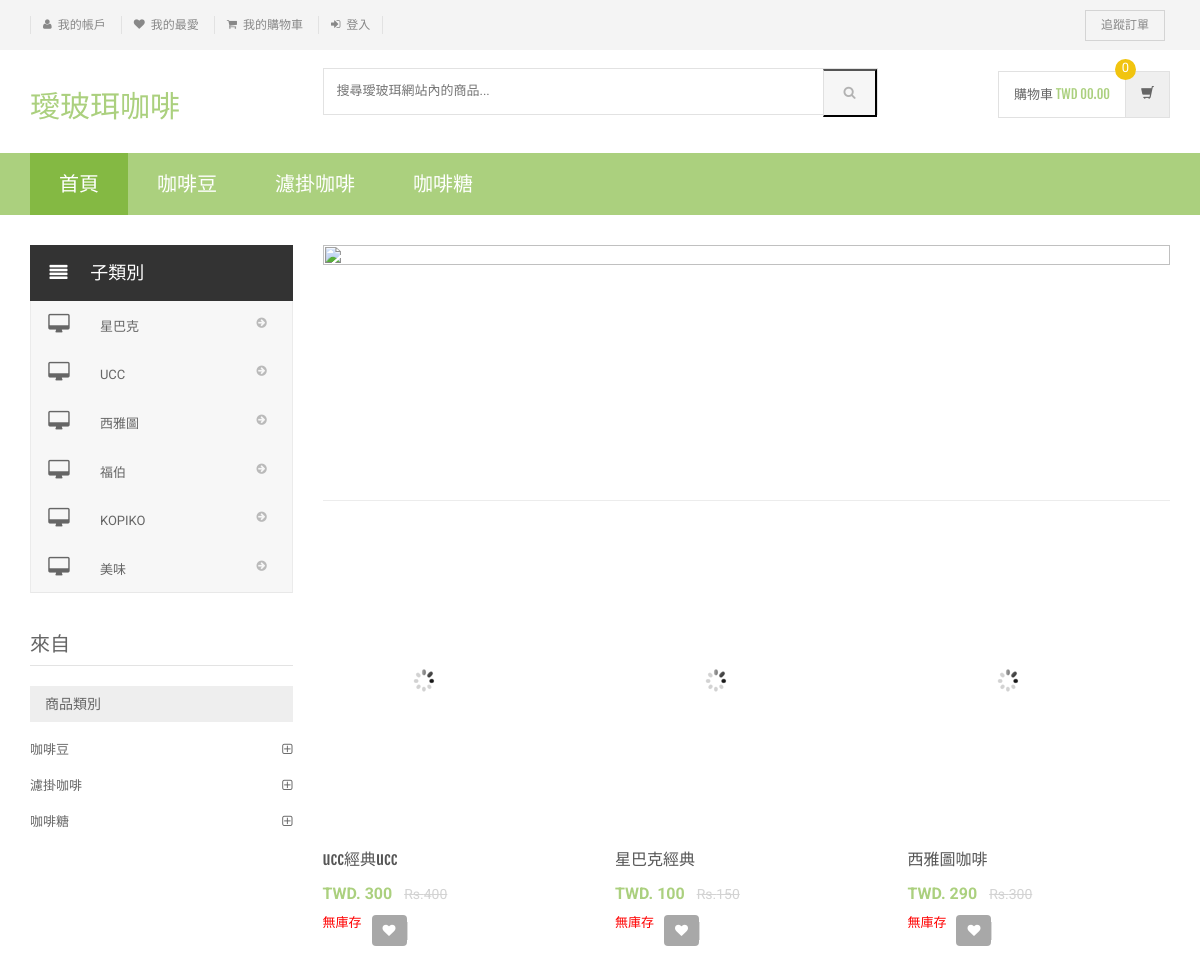
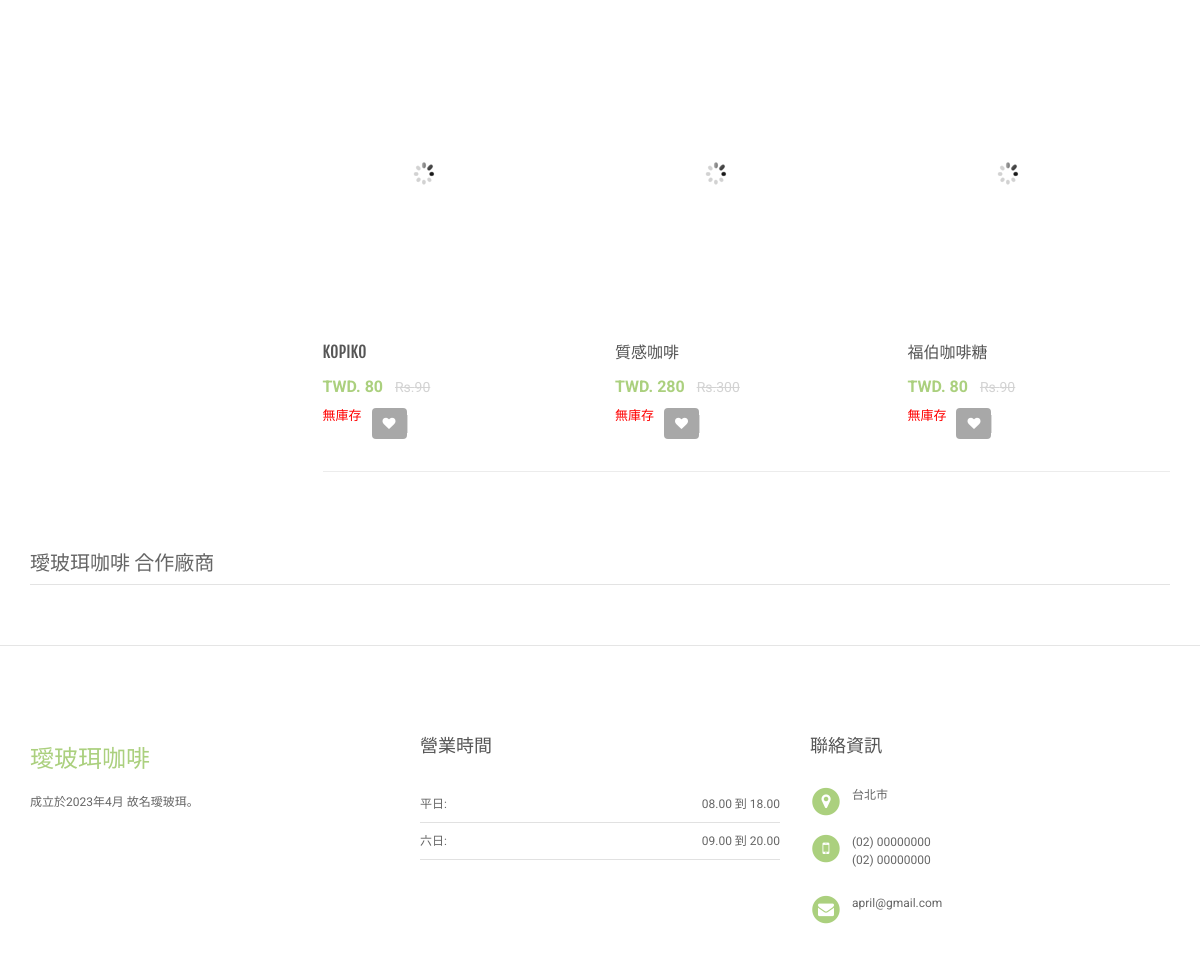
/shopping/search-result.php, run on the app's committed database (2 pictures, top to bottom).
### tables this page shows
CREATE TABLE `category` (
  `id` int(11) NOT NULL,
  `categoryName` varchar(255) DEFAULT NULL,
  `categoryDescription` longtext DEFAULT NULL,
  `creationDate` timestamp NOT NULL DEFAULT current_timestamp(),
  `updationDate` varchar(255) DEFAULT NULL
);

CREATE TABLE `subcategory` (
  `id` int(11) NOT NULL,
  `categoryid` int(11) DEFAULT NULL,
  `subcategory` varchar(255) DEFAULT NULL,
  `creationDate` timestamp NULL DEFAULT current_timestamp(),
  `updationDate` varchar(255) DEFAULT NULL
);

CREATE TABLE `products` (
  `id` int(11) NOT NULL,
  `category` int(11) NOT NULL,
  `subCategory` int(11) DEFAULT NULL,
  `productName` varchar(255) DEFAULT NULL,
  `productCompany` varchar(255) DEFAULT NULL,
  `productPrice` int(11) DEFAULT NULL,
  `productPriceBeforeDiscount` int(11) DEFAULT NULL,
  `productDescription` longtext DEFAULT NULL,
  `productImage1` varchar(255) DEFAULT NULL,
  `productImage2` varchar(255) DEFAULT NULL,
  `productImage3` varchar(255) DEFAULT NULL,
  `shippingCharge` int(11) DEFAULT NULL,
  `productAvailability` varchar(255) DEFAULT NULL,
  `postingDate` timestamp NULL DEFAULT current_timestamp(),
  `updationDate` varchar(255) DEFAULT NULL
);

### shopping/search-result.php (the view, shortened to what this page needs)
<?php
include('includes/config.php');
$find="%{$_POST['product']}%";
?>
<!DOCTYPE html>
<html lang="en">
	<head>
	    <link rel="stylesheet" href="assets/css/bootstrap.min.css">
	    <link rel="stylesheet" href="assets/css/main.css">
	    <link rel="stylesheet" href="assets/css/green.css">
	    <link rel="stylesheet" href="assets/css/owl.carousel.css">
		<link rel="stylesheet" href="assets/css/owl.transitions.css">
		<link href="assets/css/lightbox.css" rel="stylesheet">
		<link rel="stylesheet" href="assets/css/animate.min.css">
		<link rel="stylesheet" href="assets/css/rateit.css">
		<link rel="stylesheet" href="assets/css/bootstrap-select.min.css">
		<link rel="stylesheet" href="assets/css/config.css">
		<link href="assets/css/green.css" rel="alternate stylesheet" title="Green color">
		<link href="assets/css/blue.css" rel="alternate stylesheet" title="Blue color">
		<link href="assets/css/red.css" rel="alternate stylesheet" title="Red color">
		<link href="assets/css/orange.css" rel="alternate stylesheet" title="Orange color">
		<link href="assets/css/dark-green.css" rel="alternate stylesheet" title="Darkgreen color">
		<link rel="stylesheet" href="assets/css/font-awesome.min.css">
	</head>
    <body class="cnt-home">
<header class="header-style-1">
<?php include('includes/top-header.php');?>
<?php include('includes/main-header.php');?>
<?php include('includes/menu-bar.php');?>
</header>
<div class="body-content outer-top-xs">
	<div class='container'>
		<div class='row outer-bottom-sm'>
			<div class='col-md-3 sidebar'>
<div class="side-menu animate-dropdown outer-bottom-xs">
<div class="side-menu animate-dropdown outer-bottom-xs">
    <div class="head"><i class="icon fa fa-align-justify fa-fw"></i>子類別</div>
    <nav class="yamm megamenu-horizontal" role="navigation">
        <ul class="nav">
            <li class="dropdown menu-item">
              <?php $sql=mysqli_query($con,"select id,subcategory  from subcategory");
while($row=mysqli_fetch_array($sql))
{
    ?>
                <a href="sub-category.php?scid=<?php echo $row['id'];?>" class="dropdown-toggle"><i class="icon fa fa-desktop fa-fw"></i>
                <?php echo $row['subcategory'];?></a>
                <?php }?>
</li>
</ul>
    </nav>
</div>
</div>
	            <div class="sidebar-module-container">
	            	<h3 class="section-title">來自</h3>
	            	<div class="sidebar-filter">
<div class="sidebar-widget wow fadeInUp outer-bottom-xs ">
	<div class="widget-header m-t-20">
		<h4 class="widget-title">商品類別</h4>
	</div>
	<div class="sidebar-widget-body m-t-10">
	         <?php $sql=mysqli_query($con,"select id,categoryName  from category");
while($row=mysqli_fetch_array($sql))
{
    ?>
		<div class="accordion">
	    	<div class="accordion-group">
	            <div class="accordion-heading">
	                <a href="category.php?cid=<?php echo $row['id'];?>"  class="accordion-toggle collapsed">
	                   <?php echo $row['categoryName'];?>
	                </a>
	            </div>
	        </div>
	    </div>
	    <?php } ?>
	</div>
</div>
	            	</div>
	            </div>
            </div>
			<div class='col-md-9'>
	<div id="category" class="category-carousel hidden-xs">
		<div class="item">
			<div class="image">
				<img src="assets/images/banners/cat-banner-3.jpg" alt="" class="img-responsive">
			</div>
		</div>
</div>
				<div class="search-result-container">
					<div id="myTabContent" class="tab-content">
						<div class="tab-pane active " id="grid-container">
							<div class="category-product  inner-top-vs">
								<div class="row">
			<?php
$ret=mysqli_query($con,"select * from products where productName like '$find'");
$num=mysqli_num_rows($ret);
if($num>0)
{
while ($row=mysqli_fetch_array($ret))
{?>
		<div class="col-sm-6 col-md-4 wow fadeInUp">
			<div class="products">
	<div class="product">
		<div class="product-image">
			<div class="image">
				<a href="product-details.php?pid=<?php echo htmlentities($row['id']);?>"><img  src="assets/images/blank.gif" data-echo="admin/productimages/<?php echo htmlentities($row['id']);?>/<?php echo htmlentities($row['productImage1']);?>" alt="" width="200" height="300"></a>
			</div>
		</div>
		<div class="product-info text-left">
			<h3 class="name"><a href="product-details.php?pid=<?php echo htmlentities($row['id']);?>"><?php echo htmlentities($row['productName']);?></a></h3>
			<div class="product-price">
				<span class="price">
					TWD. <?php echo htmlentities($row['productPrice']);?>			</span>
										     <span class="price-before-discount">Rs.<?php echo htmlentities($row['productPriceBeforeDiscount']);?></span>
			</div>
		</div>
					<div class="cart clearfix animate-effect">
				<div class="action">
					<ul class="list-unstyled">
						<li class="add-cart-button btn-group">
					<?php if($row['productAvailability']=='In Stock'){?>
										<button class="btn btn-primary icon" data-toggle="dropdown" type="button">
								<i class="fa fa-shopping-cart"></i>
							</button>
							<a href="category.php?page=product&action=add&id=<?php echo $row['id']; ?>">
							<button class="btn btn-primary" type="button">加入購物車</button></a>
								<?php } else {?>
							<div class="action" style="color:red">無庫存</div>
					<?php } ?>
						</li>
		                <li class="lnk wishlist">
							<a class="add-to-cart" href="category.php?pid=<?php echo htmlentities($row['id'])?>&&action=wishlist" title="Wishlist">
								 <i class="icon fa fa-heart"></i>
							</a>
						</li>
					</ul>
				</div>
			</div>
			</div>
			</div>
		</div>
	  <?php } } else {?>
		<div class="col-sm-6 col-md-4 wow fadeInUp"> <h3>未找到商品</h3>
		</div>
<?php } ?>
										</div>
							</div>
						</div>
				</div>
			</div>
		</div></div>
		<?php include('includes/brands-slider.php');?>
</div>
</div>
<?php include('includes/footer.php');?>
</body>
</html>

### shopping/includes/menu-bar.php (shortened to what this page needs)
<div class="header-nav animate-dropdown">
    <div class="container">
        <div class="yamm navbar navbar-default" role="navigation">
            <div class="nav-bg-class">
                <div class="navbar-collapse collapse" id="mc-horizontal-menu-collapse">
	<div class="nav-outer">
		<ul class="nav navbar-nav">
			<li class="active dropdown yamm-fw">
				<a href="index.php" data-hover="dropdown" class="dropdown-toggle">首頁</a>
			</li>
              <?php $sql=mysqli_query($con,"select id,categoryName  from category limit 6");
while($row=mysqli_fetch_array($sql))
{
    ?>
			<li class="dropdown yamm">
				<a href="category.php?cid=<?php echo $row['id'];?>"> <?php echo $row['categoryName'];?></a>
			</li>
			<?php } ?>
		</ul>
		<div class="clearfix"></div>
	</div>
</div>
            </div>
        </div>
    </div>
</div>

### shopping/assets/css/green.css (style rules this page uses)
a { color: #abd07e; }
.header-style-1 .header-nav { background: #abd07e; }
.cnt-home .header-style-1 .header-nav .navbar .navbar-nav > li.active { background: #84b943; }
.product .product-info .product-price .price { color: #abd07e; }
.sidebar .sidebar-module-container .sidebar-widget .sidebar-widget-body .accordion .accordion-group .accordion-heading .accordion-toggle, .sidebar .sidebar-module-container .sidebar-widget .sidebar-widget-body .accordion .accordion-group .accordion-heading .accordion-toggle:hover, .sidebar .sidebar-module-container .sidebar-widget .sidebar-widget-body .accordion .accordion-group .accordion-heading .accordion-toggle:focus, .sidebar .sidebar-module-container .sidebar-widget .sidebar-widget-body .accordion .accordion-group .accordion-heading .accordion-toggle:after { color: #abd07e; }

### shopping/assets/css/lightbox.css (style rules this page uses)
body:after { content: url(../images/close.png) url(../images/loading.gif) url(../images/prev.png) url(../images/next.png); display: none; }

### shopping/assets/css/blue.css (style rules this page uses)
a { color: #3498db; }
.header-style-1 .header-nav { background: #3498db; }
.cnt-home .header-style-1 .header-nav .navbar .navbar-nav > li.active { background: #1d6ca1; }
.product .product-info .product-price .price { color: #3498db; }
.sidebar .sidebar-module-container .sidebar-widget .sidebar-widget-body .accordion .accordion-group .accordion-heading .accordion-toggle, .sidebar .sidebar-module-container .sidebar-widget .sidebar-widget-body .accordion .accordion-group .accordion-heading .accordion-toggle:hover, .sidebar .sidebar-module-container .sidebar-widget .sidebar-widget-body .accordion .accordion-group .accordion-heading .accordion-toggle:focus, .sidebar .sidebar-module-container .sidebar-widget .sidebar-widget-body .accordion .accordion-group .accordion-heading .accordion-toggle:after { color: #3498db; }

### shopping/assets/css/red.css (style rules this page uses)
a { color: #ff6c6c; }
.header-style-1 .header-nav { background: #ff6c6c; }
.cnt-home .header-style-1 .header-nav .navbar .navbar-nav > li.active { background: #ff1a1a; }
.product .product-info .product-price .price { color: #ff6c6c; }
.sidebar .sidebar-module-container .sidebar-widget .sidebar-widget-body .accordion .accordion-group .accordion-heading .accordion-toggle, .sidebar .sidebar-module-container .sidebar-widget .sidebar-widget-body .accordion .accordion-group .accordion-heading .accordion-toggle:hover, .sidebar .sidebar-module-container .sidebar-widget .sidebar-widget-body .accordion .accordion-group .accordion-heading .accordion-toggle:focus, .sidebar .sidebar-module-container .sidebar-widget .sidebar-widget-body .accordion .accordion-group .accordion-heading .accordion-toggle:after { color: #ff6c6c; }

### shopping/assets/css/orange.css (style rules this page uses)
a { color: #f39c12; }
.header-style-1 .header-nav { background: #f39c12; }
.cnt-home .header-style-1 .header-nav .navbar .navbar-nav > li.active { background: #ab6c09; }
.product .product-info .product-price .price { color: #f39c12; }
.sidebar .sidebar-module-container .sidebar-widget .sidebar-widget-body .accordion .accordion-group .accordion-heading .accordion-toggle, .sidebar .sidebar-module-container .sidebar-widget .sidebar-widget-body .accordion .accordion-group .accordion-heading .accordion-toggle:hover, .sidebar .sidebar-module-container .sidebar-widget .sidebar-widget-body .accordion .accordion-group .accordion-heading .accordion-toggle:focus, .sidebar .sidebar-module-container .sidebar-widget .sidebar-widget-body .accordion .accordion-group .accordion-heading .accordion-toggle:after { color: #f39c12; }

### shopping/assets/css/dark-green.css (style rules this page uses)
a { color: #12cca7; }
.header-style-1 .header-nav { background: #12cca7; }
.cnt-home .header-style-1 .header-nav .navbar .navbar-nav > li.active { background: #0b816a; }
.product .product-info .product-price .price { color: #12cca7; }
.sidebar .sidebar-module-container .sidebar-widget .sidebar-widget-body .accordion .accordion-group .accordion-heading .accordion-toggle, .sidebar .sidebar-module-container .sidebar-widget .sidebar-widget-body .accordion .accordion-group .accordion-heading .accordion-toggle:hover, .sidebar .sidebar-module-container .sidebar-widget .sidebar-widget-body .accordion .accordion-group .accordion-heading .accordion-toggle:focus, .sidebar .sidebar-module-container .sidebar-widget .sidebar-widget-body .accordion .accordion-group .accordion-heading .accordion-toggle:after { color: #12cca7; }

### data on the page
category: categoryName "咖啡豆"
category: categoryName "濾掛咖啡"
category: categoryName "咖啡糖"
subcategory: subcategory "星巴克"
subcategory: subcategory "UCC"
subcategory: subcategory "西雅圖"
subcategory: subcategory "福伯"
subcategory: subcategory "KOPIKO"
subcategory: subcategory "美味"
products: productName "ucc經典ucc", productPrice "300", productPriceBeforeDiscount "400", productAvailability "無庫存"
products: productName "星巴克經典", productPrice "100", productPriceBeforeDiscount "150", productAvailability "無庫存"
products: productName "西雅圖咖啡", productPrice "290", productPriceBeforeDiscount "300", productAvailability "無庫存"
products: productName "KOPIKO", productPrice "80", productPriceBeforeDiscount "90", productAvailability "無庫存"
products: productName "質感咖啡", productPrice "280", productPriceBeforeDiscount "300", productAvailability "無庫存"
products: productName "福伯咖啡糖", productPrice "80", productPriceBeforeDiscount "90", productAvailability "無庫存"
